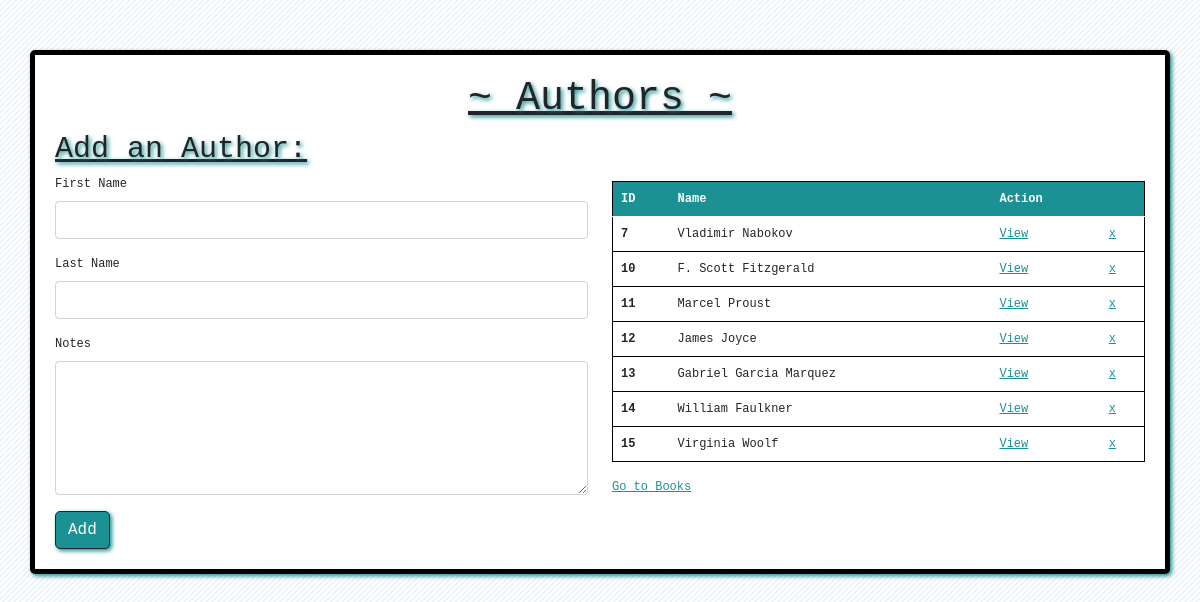
The app's page /authors with its own data.
### books_authors_app/models.py (models this page shows)
class Author(models.Model):
    first_name = models.CharField(max_length=45)
    last_name = models.CharField(max_length=45)
    books = models.ManyToManyField(Book, related_name="authors")
    notes = models.TextField()
    created_at = models.DateTimeField(auto_now_add=True)
    updated_at = models.DateTimeField(auto_now=True)

### books_authors_app/views.py (the view)
# urls.py: path('authors', views.authors),
def authors(request):
    context = {
            "all_the_authors": Author.objects.all(),
        }
    return render(request, "authors.html", context)

### books_authors_app/templates/authors.html (shortened to what this page needs)
<!DOCTYPE html>
<html lang="en">
<head>
    <link href="https://cdn.jsdelivr.net/npm/bootstrap@5.0.0-beta1/dist/css/bootstrap.min.css" rel="stylesheet">
    {% load static %}
    <link rel="stylesheet" href="{% static 'css/authors.css' %}">
</head>
<body>
    <div class="container">
        <h1 id="header">~ Authors ~</h1>
        <div class="row align-items-start">
            <div class="col">
                <h1>Add an Author:</h1>
                <form action='/add_author' method='post'>
                    <div class="mb-3">
                        <label for="author_first_name" class="form-label">First Name</label>
                        <input type="text" name = "author_first_name" class="form-control">
                    </div>
                    <div class="mb-3">
                        <label for="author_last_name" class="form-label">Last Name</label>
                        <input type="text" name = "author_last_name" class="form-control">
                    </div>
                    <div class="mb-3">
                        <label for="author_notes" class="form-label">Notes</label>
                        <textarea type="text" name = "author_notes" class="form-control" rows="5" cols="40"></textarea>
                    </div>
                    <button type="submit" class="btn btn-dark">Add</button>
                </form>
            </div>
            <div class="col" id="tables">
                <table class="table">
                    <thead>
                        <tr>
                            <th scope="col">ID</th>
                            <th scope="col">Name</th>
                            <th scope="col">Action</th>
                            <th scope="col"></th>
                        </tr>
                    </thead>
                    <tbody>
                        {% for author in all_the_authors %}
                        <tr>
                            <th scope="row">{{author.id}}</th>
                            <td>{{author.first_name}} {{author.last_name}}</td>
                            <td><a href="/author/{{author.id}}">View</a></td>
                            <td><a href="/delete_author/{{author.id}}">x</a></td>
                        </tr>
                        {% endfor %}
                    </tbody>
                </table>
                <a href="/books">Go to Books</a>
            </div>
        </div>
    </div>
</body>
</html>

### books_authors_app/static/css/authors.css (style rules this page uses)
body { background-image: linear-gradient(135deg, #ffffff 37.50%, #e6effa 37.50%, #e6effa 50%, #ffffff 50%, #ffffff 87.50%, #e6effa 87.50%, #e6effa 100%); background-size: 5.66px 5.66px; font-family: 'Comic Sans MS', Courier, monospace; }
#header { font-size: 40px; text-shadow: 2px 2px 4px rgb(27, 145, 147); text-decoration: underline; text-align: center; }
.container { margin-top: 50px; background-color: white; border: black solid 5px; padding: 20px; font-size: 12px; box-shadow: 2px 2px 4px rgb(27, 145, 147); border-radius: 5px; }
.container h1 { font-size: 30px; text-shadow: 2px 2px 4px rgb(27, 145, 147); text-decoration: underline; }
#tables { padding-top: 50px; }
a { color: rgb(27, 145, 147); }
.btn { background-color: rgb(27, 145, 147); color: white; box-shadow: 2px 2px 4px rgb(27, 145, 147); border-radius: 5px; }
#tables thead { background-color: rgb(27, 145, 147); color: white; }
.table { border: black solid 1px; }

### records on screen
Author: id "7", first_name "Vladimir", last_name "Nabokov"
Author: id "10", first_name "F. Scott", last_name "Fitzgerald"
Author: id "11", first_name "Marcel", last_name "Proust"
Author: id "12", first_name "James", last_name "Joyce"
Author: id "13", first_name "Gabriel", last_name "Garcia Marquez"
Author: id "14", first_name "William", last_name "Faulkner"
Author: id "15", first_name "Virginia", last_name "Woolf"
